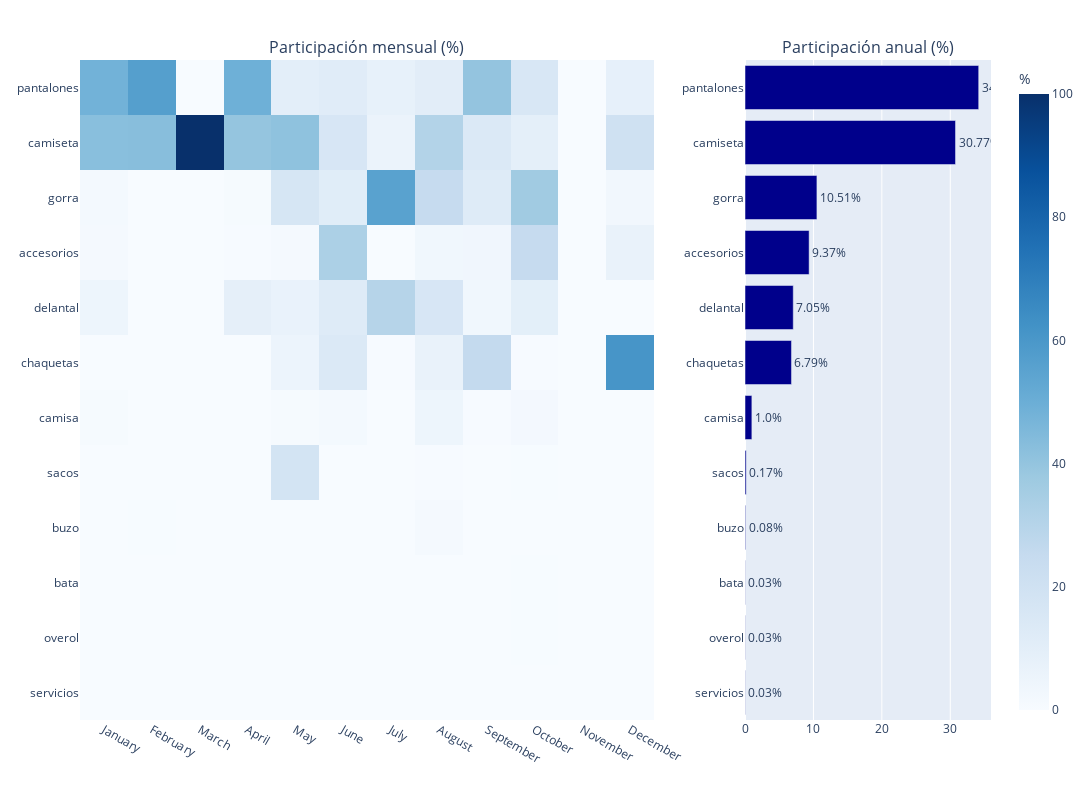

Notebook cell for this chart:
### Code cell
# ...existing code...
def plot_resumen_plotly(df=df_maestro_2024):
    meses = ["January","February","March","April","May","June","July","August","September","October","November","December"]
    g = (df.assign(Mes=df["Creado El"].dt.strftime("%B"))
         .groupby(["Mes","Categoría Proc"], as_index=False)["Producir"].sum())
    g["Mes"] = pd.Categorical(g["Mes"], categories=meses, ordered=True)
    pivot = g.pivot(index="Categoría Proc", columns="Mes", values="Producir").reindex(columns=meses, fill_value=0)

    monthly_totals_abs = pivot.sum(axis=0)
    month_pct = pivot.div(monthly_totals_abs.replace(0, np.nan), axis=1).multiply(100).round(2).fillna(0)

    totals_annual = pivot.sum(axis=1)
    total_all = totals_annual.sum()
    pct_annual = (totals_annual / total_all * 100).round(2) if total_all else pd.Series(0.0, index=totals_annual.index)

    # ordenar categorías por participación anual descendente
    order = pct_annual.sort_values(ascending=False).index
    month_pct = month_pct.reindex(order)
    pct_annual = pct_annual.reindex(order)

    # figura: heatmap (meses %) + barra horizontal (pct anual)
    from plotly.subplots import make_subplots
    import plotly.graph_objects as go

    fig = make_subplots(rows=1, cols=2, column_widths=[0.7, 0.3],
                        specs=[[{"type":"heatmap"},{"type":"bar"}]],
                        subplot_titles=("Participación mensual (%)","Participación anual (%)"))

    fig.add_trace(go.Heatmap(
        z=month_pct.values,
        x=month_pct.columns,
        y=month_pct.index,
        colorscale="Blues",
        colorbar=dict(title="%"),
        text=(month_pct.astype(str) + "%"),
        hovertemplate="%{y}<br>%{x}: %{z}%<extra></extra>"
    ), row=1, col=1)

    fig.add_trace(go.Bar(
        x=pct_annual.values,
        y=pct_annual.index,
        orientation='h',
        text=(pct_annual.astype(str) + "%"),
        textposition='outside',
        marker_color='darkblue',
        showlegend=False
    ), row=1, col=2)

    fig.update_layout(height=800, width=1200, margin=dict(t=60))
    fig.update_yaxes(autorange="reversed", row=1, col=1)  # mantener orden visual
    fig.update_yaxes(autorange="reversed", row=1, col=2)
    return fig

plot_resumen_plotly().show()

### Figure 1 — Plotly figure (JSON) as saved in the notebook; plotly's stock layout.template omitted (floating-point values rounded to 4 significant figures; data arrays with more than 128 entries replaced by an {"elided": "..."} marker saying what was removed)
{"data": [{"colorbar": {"title": {"text": "%"}}, "colorscale": [[0, "rgb(247,251,255)"], [0.125, "rgb(222,235,247)"], [0.25, "rgb(198,219,239)"], [0.375, "rgb(158,202,225)"], [0.5, "rgb(107,174,214)"], [0.625, "rgb(66,146,198)"], [0.75, "rgb(33,113,181)"], [0.875, "rgb(8,81,156)"], [1, "rgb(8,48,107)"]], "hovertemplate": "%{y}<br>%{x}: %{z}%<extra></extra>", "text": {"elided": "12x12 str values"}, "type": "heatmap", "x": ["January", "February", "March", "April", "May", "June", "July", "August", "September", "October", "November", "December"], "xaxis": "x", "y": ["pantalones", "camiseta", "gorra", "accesorios", "delantal", "chaquetas", "camisa", "sacos", "buzo", "bata", "overol", "servicios"], "yaxis": "y", "z": {"elided": "12x12 float values"}}, {"marker": {"color": "darkblue"}, "orientation": "h", "showlegend": false, "text": ["34.16%", "30.77%", "10.51%", "9.37%", "7.05%", "6.79%", "1.0%", "0.17%", "0.08%", "0.03%", "0.03%", "0.03%"], "textposition": "outside", "type": "bar", "x": [34.16, 30.77, 10.51, 9.37, 7.05, 6.79, 1.0, 0.17, 0.08, 0.03, 0.03, 0.03], "xaxis": "x2", "y": ["pantalones", "camiseta", "gorra", "accesorios", "delantal", "chaquetas", "camisa", "sacos", "buzo", "bata", "overol", "servicios"], "yaxis": "y2"}], "layout": {"annotations": [{"font": {"size": 16}, "showarrow": false, "text": "Participación mensual (%)", "x": 0.315, "xanchor": "center", "xref": "paper", "y": 1, "yanchor": "bottom", "yref": "paper"}, {"font": {"size": 16}, "showarrow": false, "text": "Participación anual (%)", "x": 0.865, "xanchor": "center", "xref": "paper", "y": 1, "yanchor": "bottom", "yref": "paper"}], "height": 800, "margin": {"t": 60}, "width": 1200, "xaxis": {"anchor": "y", "domain": [0, 0.63]}, "xaxis2": {"anchor": "y2", "domain": [0.73, 1]}, "yaxis": {"anchor": "x", "autorange": "reversed", "domain": [0, 1]}, "yaxis2": {"anchor": "x2", "autorange": "reversed", "domain": [0, 1]}}}
